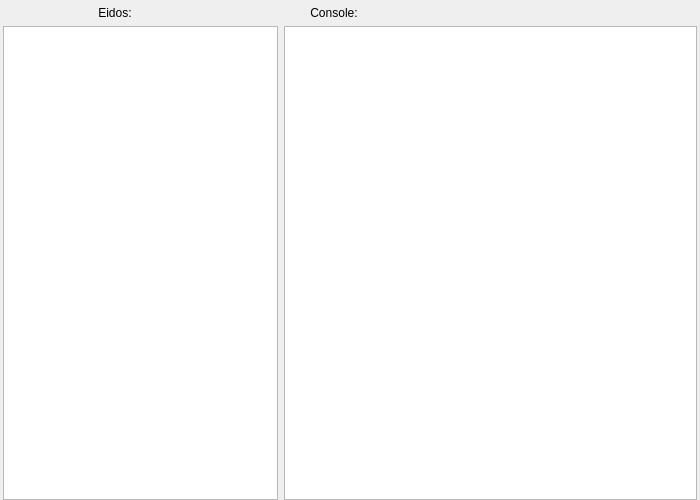
<?xml version="1.0" encoding="UTF-8"?>
<ui version="4.0">
 <class>QtSLiMEidosConsole</class>
 <widget class="QDialog" name="QtSLiMEidosConsole">
  <property name="geometry">
   <rect>
    <x>0</x>
    <y>0</y>
    <width>700</width>
    <height>500</height>
   </rect>
  </property>
  <property name="minimumSize">
   <size>
    <width>700</width>
    <height>250</height>
   </size>
  </property>
  <property name="windowTitle">
   <string>Eidos Console</string>
  </property>
  <layout class="QVBoxLayout" name="verticalLayout">
   <property name="spacing">
    <number>3</number>
   </property>
   <property name="leftMargin">
    <number>0</number>
   </property>
   <property name="topMargin">
    <number>0</number>
   </property>
   <property name="rightMargin">
    <number>0</number>
   </property>
   <property name="bottomMargin">
    <number>0</number>
   </property>
   <item>
    <layout class="QHBoxLayout" name="overallLayout" stretch="2,3">
     <property name="spacing">
      <number>6</number>
     </property>
     <property name="leftMargin">
      <number>3</number>
     </property>
     <property name="topMargin">
      <number>3</number>
     </property>
     <property name="rightMargin">
      <number>3</number>
     </property>
     <item>
      <layout class="QVBoxLayout" name="scriptLayout">
       <property name="spacing">
        <number>3</number>
       </property>
       <item>
        <layout class="QHBoxLayout" name="scriptHeaderLayout">
         <property name="spacing">
          <number>3</number>
         </property>
         <item>
          <widget class="QtSLiMPushButton" name="checkScriptButton">
           <property name="minimumSize">
            <size>
             <width>20</width>
             <height>20</height>
            </size>
           </property>
           <property name="maximumSize">
            <size>
             <width>20</width>
             <height>20</height>
            </size>
           </property>
           <property name="toolTip">
            <string>&lt;html&gt;&lt;head/&gt;&lt;body&gt;&lt;p&gt;check script syntax&lt;/p&gt;&lt;/body&gt;&lt;/html&gt;</string>
           </property>
           <property name="styleSheet">
            <string notr="true">QPushButton:pressed {
	background-color: #00000000;
	border: 0px;
}
QPushButton:checked {
	background-color: #00000000;
	border: 0px;
}</string>
           </property>
           <property name="icon">
            <iconset resource="buttons.qrc">
             <normaloff>:/buttons/check.png</normaloff>
             <normalon>:/buttons/check_H.png</normalon>:/buttons/check.png</iconset>
           </property>
           <property name="iconSize">
            <size>
             <width>20</width>
             <height>20</height>
            </size>
           </property>
           <property name="flat">
            <bool>true</bool>
           </property>
          </widget>
         </item>
         <item>
          <widget class="QtSLiMPushButton" name="prettyprintButton">
           <property name="minimumSize">
            <size>
             <width>20</width>
             <height>20</height>
            </size>
           </property>
           <property name="maximumSize">
            <size>
             <width>20</width>
             <height>20</height>
            </size>
           </property>
           <property name="toolTip">
            <string>&lt;html&gt;&lt;head/&gt;&lt;body&gt;&lt;p&gt;prettyprint script&lt;/p&gt;&lt;/body&gt;&lt;/html&gt;</string>
           </property>
           <property name="styleSheet">
            <string notr="true">QPushButton:pressed {
	background-color: #00000000;
	border: 0px;
}
QPushButton:checked {
	background-color: #00000000;
	border: 0px;
}</string>
           </property>
           <property name="icon">
            <iconset resource="buttons.qrc">
             <normaloff>:/buttons/prettyprint.png</normaloff>
             <normalon>:/buttons/prettyprint_H.png</normalon>:/buttons/prettyprint.png</iconset>
           </property>
           <property name="iconSize">
            <size>
             <width>20</width>
             <height>20</height>
            </size>
           </property>
           <property name="flat">
            <bool>true</bool>
           </property>
          </widget>
         </item>
         <item>
          <widget class="QtSLiMPushButton" name="scriptHelpButton">
           <property name="minimumSize">
            <size>
             <width>20</width>
             <height>20</height>
            </size>
           </property>
           <property name="maximumSize">
            <size>
             <width>20</width>
             <height>20</height>
            </size>
           </property>
           <property name="toolTip">
            <string>&lt;html&gt;&lt;head/&gt;&lt;body&gt;&lt;p&gt;scripting help&lt;/p&gt;&lt;/body&gt;&lt;/html&gt;</string>
           </property>
           <property name="styleSheet">
            <string notr="true">QPushButton:pressed {
	background-color: #00000000;
	border: 0px;
}
QPushButton:checked {
	background-color: #00000000;
	border: 0px;
}</string>
           </property>
           <property name="icon">
            <iconset resource="buttons.qrc">
             <normaloff>:/buttons/syntax_help.png</normaloff>
             <normalon>:/buttons/syntax_help_H.png</normalon>:/buttons/syntax_help.png</iconset>
           </property>
           <property name="iconSize">
            <size>
             <width>20</width>
             <height>20</height>
            </size>
           </property>
           <property name="flat">
            <bool>true</bool>
           </property>
          </widget>
         </item>
         <item>
          <widget class="QtSLiMPushButton" name="browserButton">
           <property name="minimumSize">
            <size>
             <width>20</width>
             <height>20</height>
            </size>
           </property>
           <property name="maximumSize">
            <size>
             <width>20</width>
             <height>20</height>
            </size>
           </property>
           <property name="toolTip">
            <string>&lt;html&gt;&lt;head/&gt;&lt;body&gt;&lt;p&gt;show/hide Eidos variable browser&lt;/p&gt;&lt;/body&gt;&lt;/html&gt;</string>
           </property>
           <property name="styleSheet">
            <string notr="true">QPushButton:pressed {
	background-color: #00000000;
	border: 0px;
}
QPushButton:checked {
	background-color: #00000000;
	border: 0px;
}</string>
           </property>
           <property name="icon">
            <iconset resource="buttons.qrc">
             <normaloff>:/buttons/show_browser.png</normaloff>
             <normalon>:/buttons/show_browser_H.png</normalon>:/buttons/show_browser.png</iconset>
           </property>
           <property name="iconSize">
            <size>
             <width>20</width>
             <height>20</height>
            </size>
           </property>
           <property name="checkable">
            <bool>true</bool>
           </property>
           <property name="flat">
            <bool>true</bool>
           </property>
          </widget>
         </item>
         <item>
          <widget class="QLabel" name="scriptHeaderLabel">
           <property name="text">
            <string> Eidos:</string>
           </property>
          </widget>
         </item>
         <item>
          <spacer name="horizontalSpacer">
           <property name="orientation">
            <enum>Qt::Horizontal</enum>
           </property>
           <property name="sizeHint" stdset="0">
            <size>
             <width>40</width>
             <height>20</height>
            </size>
           </property>
          </spacer>
         </item>
         <item>
          <widget class="QtSLiMPushButton" name="executeSelectionButton">
           <property name="minimumSize">
            <size>
             <width>20</width>
             <height>20</height>
            </size>
           </property>
           <property name="maximumSize">
            <size>
             <width>20</width>
             <height>20</height>
            </size>
           </property>
           <property name="toolTip">
            <string>&lt;html&gt;&lt;head/&gt;&lt;body&gt;&lt;p&gt;execute selection&lt;/p&gt;&lt;/body&gt;&lt;/html&gt;</string>
           </property>
           <property name="styleSheet">
            <string notr="true">QPushButton:pressed {
	background-color: #00000000;
	border: 0px;
}
QPushButton:checked {
	background-color: #00000000;
	border: 0px;
}</string>
           </property>
           <property name="icon">
            <iconset resource="buttons.qrc">
             <normaloff>:/buttons/execute_selection.png</normaloff>
             <normalon>:/buttons/execute_selection_H.png</normalon>:/buttons/execute_selection.png</iconset>
           </property>
           <property name="iconSize">
            <size>
             <width>20</width>
             <height>20</height>
            </size>
           </property>
           <property name="checkable">
            <bool>true</bool>
           </property>
           <property name="flat">
            <bool>true</bool>
           </property>
          </widget>
         </item>
         <item>
          <widget class="QtSLiMPushButton" name="executeAllButton">
           <property name="minimumSize">
            <size>
             <width>20</width>
             <height>20</height>
            </size>
           </property>
           <property name="maximumSize">
            <size>
             <width>20</width>
             <height>20</height>
            </size>
           </property>
           <property name="toolTip">
            <string>&lt;html&gt;&lt;head/&gt;&lt;body&gt;&lt;p&gt;execute full script&lt;/p&gt;&lt;/body&gt;&lt;/html&gt;</string>
           </property>
           <property name="styleSheet">
            <string notr="true">QPushButton:pressed {
	background-color: #00000000;
	border: 0px;
}
QPushButton:checked {
	background-color: #00000000;
	border: 0px;
}</string>
           </property>
           <property name="icon">
            <iconset resource="buttons.qrc">
             <normaloff>:/buttons/execute_script.png</normaloff>
             <normalon>:/buttons/execute_script_H.png</normalon>:/buttons/execute_script.png</iconset>
           </property>
           <property name="iconSize">
            <size>
             <width>20</width>
             <height>20</height>
            </size>
           </property>
           <property name="flat">
            <bool>true</bool>
           </property>
          </widget>
         </item>
        </layout>
       </item>
       <item>
        <widget class="QtSLiMScriptTextEdit" name="scriptTextEdit"/>
       </item>
      </layout>
     </item>
     <item>
      <layout class="QVBoxLayout" name="outputLayout">
       <property name="spacing">
        <number>3</number>
       </property>
       <item>
        <layout class="QHBoxLayout" name="outputHeaderLayout">
         <property name="spacing">
          <number>3</number>
         </property>
         <item>
          <widget class="QtSLiMPushButton" name="clearOutputButton">
           <property name="minimumSize">
            <size>
             <width>20</width>
             <height>20</height>
            </size>
           </property>
           <property name="maximumSize">
            <size>
             <width>20</width>
             <height>20</height>
            </size>
           </property>
           <property name="toolTip">
            <string>&lt;html&gt;&lt;head/&gt;&lt;body&gt;&lt;p&gt;clear output log&lt;/p&gt;&lt;/body&gt;&lt;/html&gt;</string>
           </property>
           <property name="styleSheet">
            <string notr="true">QPushButton:pressed {
	background-color: #00000000;
	border: 0px;
}
QPushButton:checked {
	background-color: #00000000;
	border: 0px;
}</string>
           </property>
           <property name="icon">
            <iconset resource="buttons.qrc">
             <normaloff>:/buttons/delete.png</normaloff>
             <normalon>:/buttons/delete_H.png</normalon>:/buttons/delete.png</iconset>
           </property>
           <property name="iconSize">
            <size>
             <width>20</width>
             <height>20</height>
            </size>
           </property>
           <property name="flat">
            <bool>true</bool>
           </property>
          </widget>
         </item>
         <item>
          <widget class="QLabel" name="outputHeaderLabel">
           <property name="text">
            <string> Console:</string>
           </property>
          </widget>
         </item>
         <item>
          <spacer name="horizontalSpacer_3">
           <property name="orientation">
            <enum>Qt::Horizontal</enum>
           </property>
           <property name="sizeHint" stdset="0">
            <size>
             <width>40</width>
             <height>20</height>
            </size>
           </property>
          </spacer>
         </item>
        </layout>
       </item>
       <item>
        <widget class="QtSLiMConsoleTextEdit" name="consoleTextEdit">
         <property name="acceptRichText">
          <bool>false</bool>
         </property>
        </widget>
       </item>
      </layout>
     </item>
    </layout>
   </item>
   <item>
    <layout class="QHBoxLayout" name="statusBarLayout"/>
   </item>
  </layout>
 </widget>
 <customwidgets>
  <customwidget>
   <class>QtSLiMScriptTextEdit</class>
   <extends>QTextEdit</extends>
   <header>QtSLiMScriptTextEdit.h</header>
  </customwidget>
  <customwidget>
   <class>QtSLiMPushButton</class>
   <extends>QPushButton</extends>
   <header>QtSLiMExtras.h</header>
  </customwidget>
  <customwidget>
   <class>QtSLiMConsoleTextEdit</class>
   <extends>QTextEdit</extends>
   <header>QtSLiMConsoleTextEdit.h</header>
  </customwidget>
 </customwidgets>
 <resources>
  <include location="buttons.qrc"/>
 </resources>
 <connections/>
</ui>
